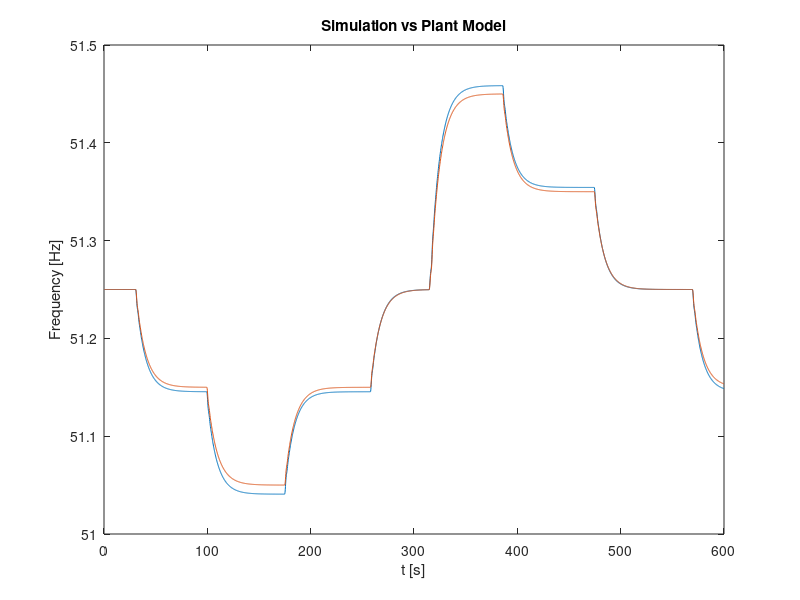
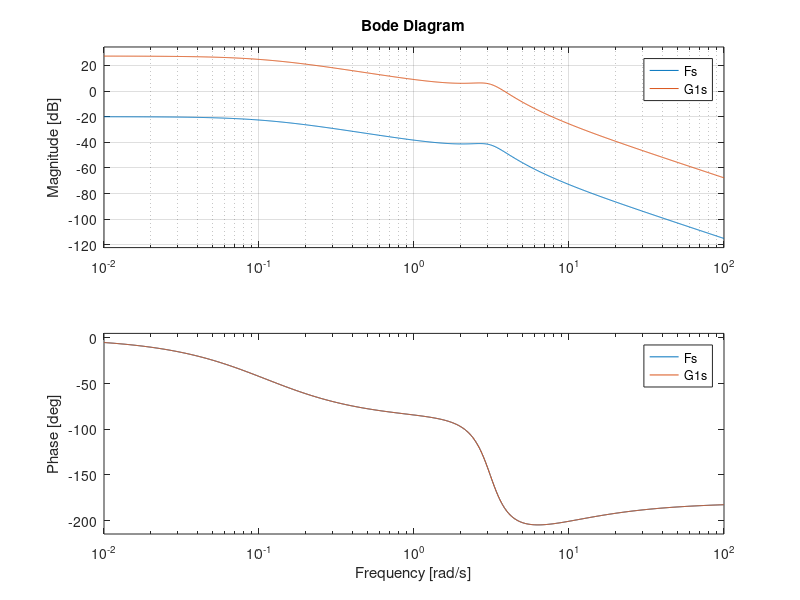
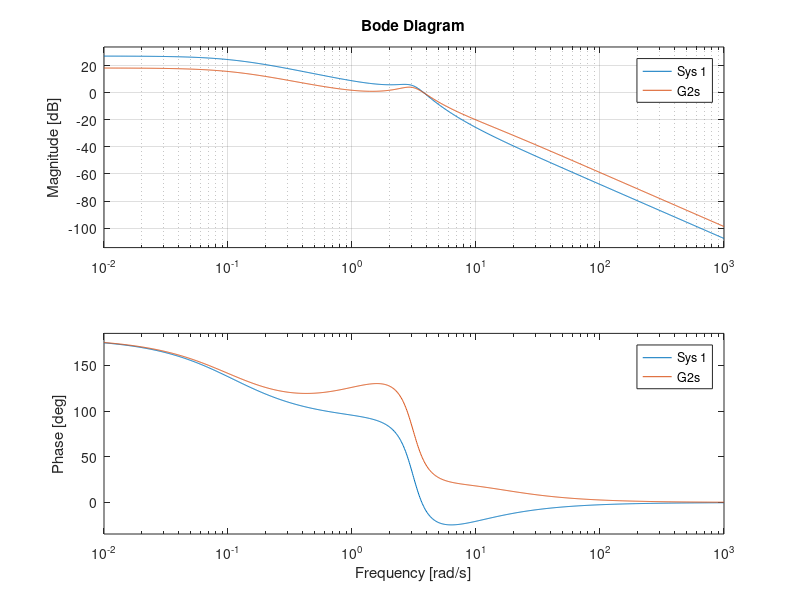
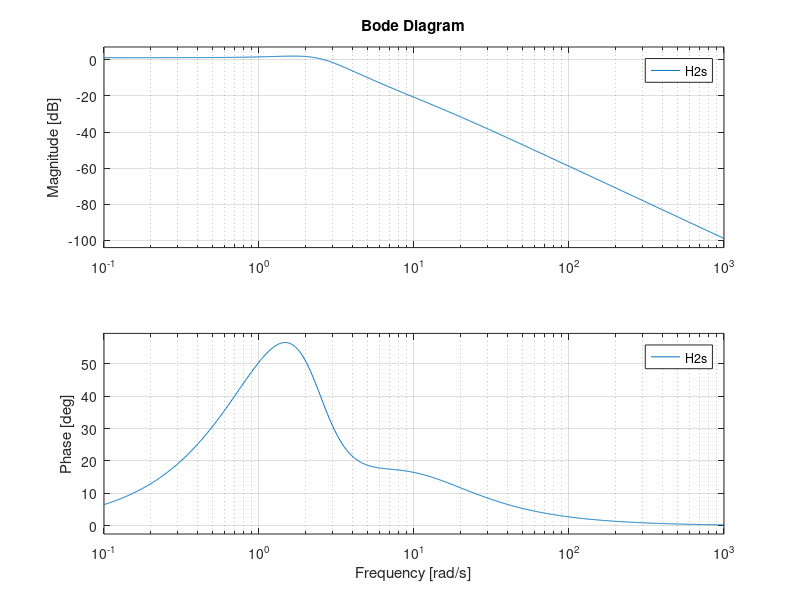

Write MATLAB code to recreate these figures, in order.
close all
rad2deg = 180.0 / pi;
load y221129_130505.dat
x = y221129_130505;
clear y221129_130505;

% t - time
t = x(:,1);

% y - frequency [Hz]
y = x(:,2);

% u - pitch control input [deg]
u = x(:,3);

% r - frequency reference [rad]
r = x(:,4);

% w - wind speed [m/s]
w = x(:,5);

% kpiTotal - performance index Total
kpi = x(:,6) + x(:,7);

clear x;

% figure('Name','Frequency');
% subplot(211);
% plot(t, [y r]); title('Frequency [Hz]'); ylabel('y, r [Hz]');
% 
% subplot(212);
% plot(t, u); title('Blade position [deg]'); ylabel('\beta [deg]'); xlabel('t [s]');
% 
% figure('Name','Wind speed');
% plot(t, w); title('Wind speed [m/s]'); ylabel('w [m/s]'); xlabel('t [s]');
% 
% figure('Name','Performance Index');
% plot(t, kpi); title('KPI'); ylabel('kpi'); xlabel('t [s]');

% --- 1. MODELAÇÃO ---
% --- a) MODELAÇÃO ---

b1 = 6
a1 = 0.11
D = 0.25
wn = 3.11
k0 = 0.1 * a1 * wn^2 / b1;

Fs = tf( -k0 * [1 b1], conv([ 1 2*D*wn wn^2 ], [1 a1]));

Fs = -Fs;

% --- b) TESTAR A MODELAÇÃO ---

figure(1) 
ysim = lsim(-Fs, u-u(1), t);
plot(t, [y ysim + y(1)]); title('Simulation vs Plant Model'); ylabel('Frequency [Hz]'); xlabel('t [s]');

% --- 2. CONTROLADOR ---

MF_espec = 45;

K = db2mag(47.3)
C1s = K;
G1s = series(C1s, Fs);

figure(2);
bode(Fs, G1s) 
grid

[MG,MF,wcp,wcg] = margin(G1s);

if (MF>180)
    MF = MF - 360;
end

phi_max = (MF_espec - MF) * pi/180; % transformar em graus
a = (1+sin(phi_max))/(1-sin(phi_max))
T = 1/(sqrt(a)*wcg)

if (a<1)
    a = 1;
end

C2s = tf(-K/sqrt(a) * [a*T 1], [T 1]);
G2s = series(C2s, Fs);

figure(3);
bode(-K * Fs, G2s)
grid

H2s = feedback(G2s, 1, -1);
figure(4);
bode(H2s)

figure(5);
step(H2s)






